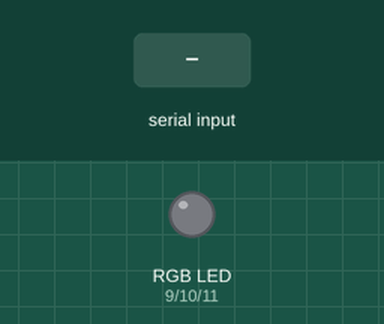
Simulated run of this sketch. Board: Arduino Uno, built with avr-gcc and run on an emulated ATmega328P. On the bench: an RGB LED mixed from three pins (HIGH = lit). The inputs (shaded band) are chosen by the test bench. Dim RGB values are drawn brighter than linear; what the sketch prints to the serial monitor is not drawn.

Above: at 1.2 s.
1.3 s: "R90\n" received over Serial
At 1.6 s:
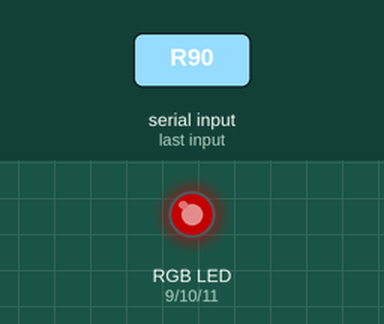
2.8 s: "G90\n" received over Serial
At 3.9 s:
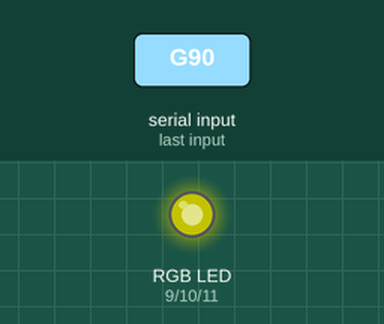
4.3 s: "B90\n" received over Serial
At 5.1 s:
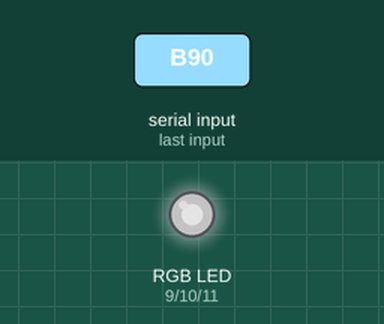
8.8 s: "R\n" received over Serial
At 9.6 s:
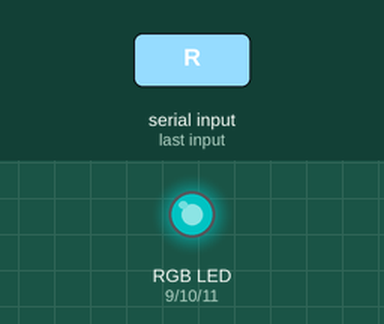
Timing chart, 0 to 11.3 s (numbered marks = the images above; inputs shaded):
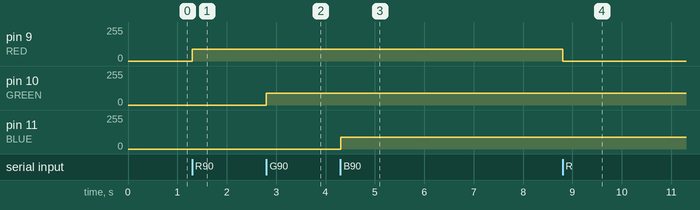

Measured:
- after the input at 1.3 s, pin 9 (RED): 0/255 → 90/255 at once
- after the input at 2.8 s, pin 10 (GREEN): 0/255 → 90/255 at once
- after the input at 4.3 s, pin 11 (BLUE): 0/255 → 90/255 at once
- after the input at 8.8 s, pin 9 (RED): 90/255 → 0/255 at once

The sketch:

Control_RGB_By_Serial_Port.ino
```cpp
/*Í¨¹ý´®¿Ú¿ØÖÆRGB LEDµ÷¹â*/
#define RED 9
#define GREEN 10
#define BLUE 11

int i;
String inputString = "";
char LED = ' ';
boolean stringComplete = false;

void setup()
{
	Serial.begin(9600);
}

void loop()
{
	if(stringComplete)
	{
		Serial.print(LED);
		if (LED == 'R')
			analogWrite(RED, i);
		else if (LED == 'G')
			analogWrite(GREEN, i);
		else if (LED == 'B')
			analogWrite(BLUE, i);
		//Çå¿ÕÊý¾Ý£¬ÎªÏÂÒ»´Î¶ÁÈ¡×ö×¼±¸
		stringComplete = false;
		inputString = "";
		LED = ' ';
	}
}

void serialEvent()
{
	while (Serial.available())
	{
		char inChar = Serial.read();
		if (isDigit(inChar))
			inputString += inChar;
		else if (inChar == '\n')
		{
			stringComplete = true;
			i = inputString.toInt();
		}
		else
			LED = inChar;
	}
}	
```
